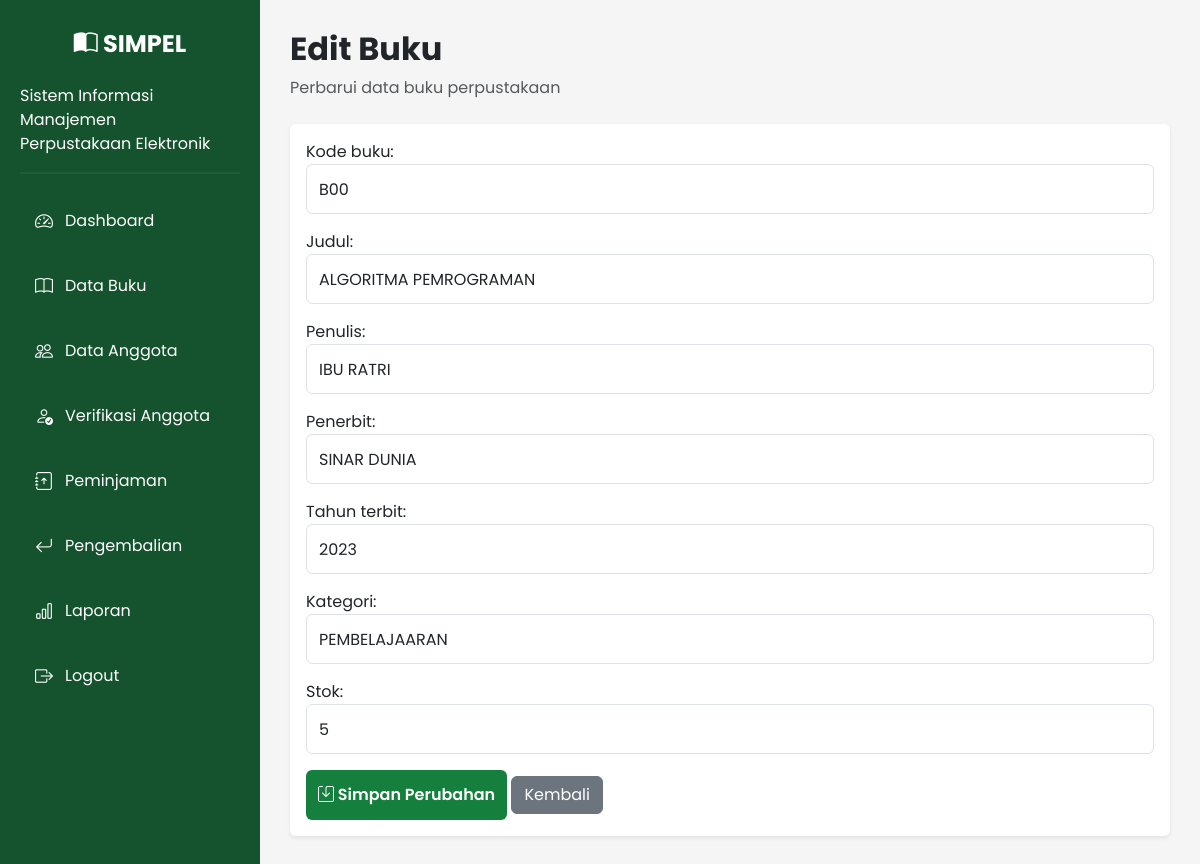
/buku/edit/4/ (signed in), run on the app's committed database.
### library/models.py (models this page shows, shortened)
class Buku(models.Model):
    kode_buku = models.CharField(max_length=20, unique=True)
    judul = models.CharField(max_length=200)
    penulis = models.CharField(max_length=100)
    penerbit = models.CharField(max_length=100)
    tahun_terbit = models.PositiveIntegerField()
    kategori = models.CharField(max_length=100)
    isbn = models.CharField(max_length=20, blank=True)
    lokasi_rak = models.CharField(
        max_length=50,
        default="Rak A1"
    )
    kondisi = models.CharField(
        max_length=20,
        choices=[
            ('Baik', 'Baik'),
            ('Rusak', 'Rusak'),
        ],
        default='Baik'
    )
    stok = models.PositiveIntegerField(default=0)

### library/views.py (the view)
# urls.py: path('buku/edit/<int:id>/', views.edit_buku, name='edit_buku'),
@login_required(login_url='login')
def edit_buku(request, id):
    buku = Buku.objects.get(id=id)
    if request.method == "POST":
        form = BukuForm(request.POST, instance=buku)
        if form.is_valid():
            form.save()
            messages.success(request, 'Data buku berhasil diubah.')
            return redirect('buku')
    else:
        form = BukuForm(instance=buku)
    return render(
        request,
        'library/buku/edit.html',
        {
            'form': form
        }
    )

### library/forms.py
class BukuForm(forms.ModelForm):
    class Meta:
        model = Buku
        fields = [
            'kode_buku',
            'judul',
            'penulis',
            'penerbit',
            'tahun_terbit',
            'kategori',
            'stok'
        ]
        widgets = {
            'kode_buku': forms.TextInput(attrs={'class': 'form-control'}),
            'judul': forms.TextInput(attrs={'class': 'form-control'}),
            'penulis': forms.TextInput(attrs={'class': 'form-control'}),
            'penerbit': forms.TextInput(attrs={'class': 'form-control'}),
            'tahun_terbit': forms.NumberInput(attrs={'class': 'form-control'}),
            'kategori': forms.TextInput(attrs={'class': 'form-control'}),
            'stok': forms.NumberInput(attrs={'class': 'form-control'}),
        }

### library/templates/library/buku/edit.html (shortened to what this page needs)
{% extends 'library/base.html' %}
{% block content %}
<div class="d-flex justify-content-between align-items-center mb-4">
    <div>
        <h2 class="fw-bold">Edit Buku</h2>
        <p class="text-muted mb-0">
            Perbarui data buku perpustakaan
        </p>
    </div>
</div>
<div class="card shadow-sm border-0">
    <div class="card-body">
        <form method="POST">
            {{ form.as_p }}
            <button type="submit" class="btn btn-success">
                <i class="bi bi-save"></i>
                Simpan Perubahan
            </button>
            <a href="{% url 'buku' %}" class="btn btn-secondary">
                Kembali
            </a>
        </form>
    </div>
</div>
{% endblock %}

### library/static/css/style.css (style rules this page uses)
* { margin:0; padding:0; box-sizing:border-box; font-family:'Poppins',sans-serif; }
body { background:#f5f5f5; }
.btn-success { background:#15803D; border:none; }
.form-control { height:50px; }
.btn-success { height:50px; font-weight:600; }

### data on the page
Buku: kode_buku "B00", judul "ALGORITMA PEMROGRAMAN", penulis "IBU RATRI", penerbit "SINAR DUNIA", tahun_terbit "2023", kategori "PEMBELAJAARAN", stok "5"
